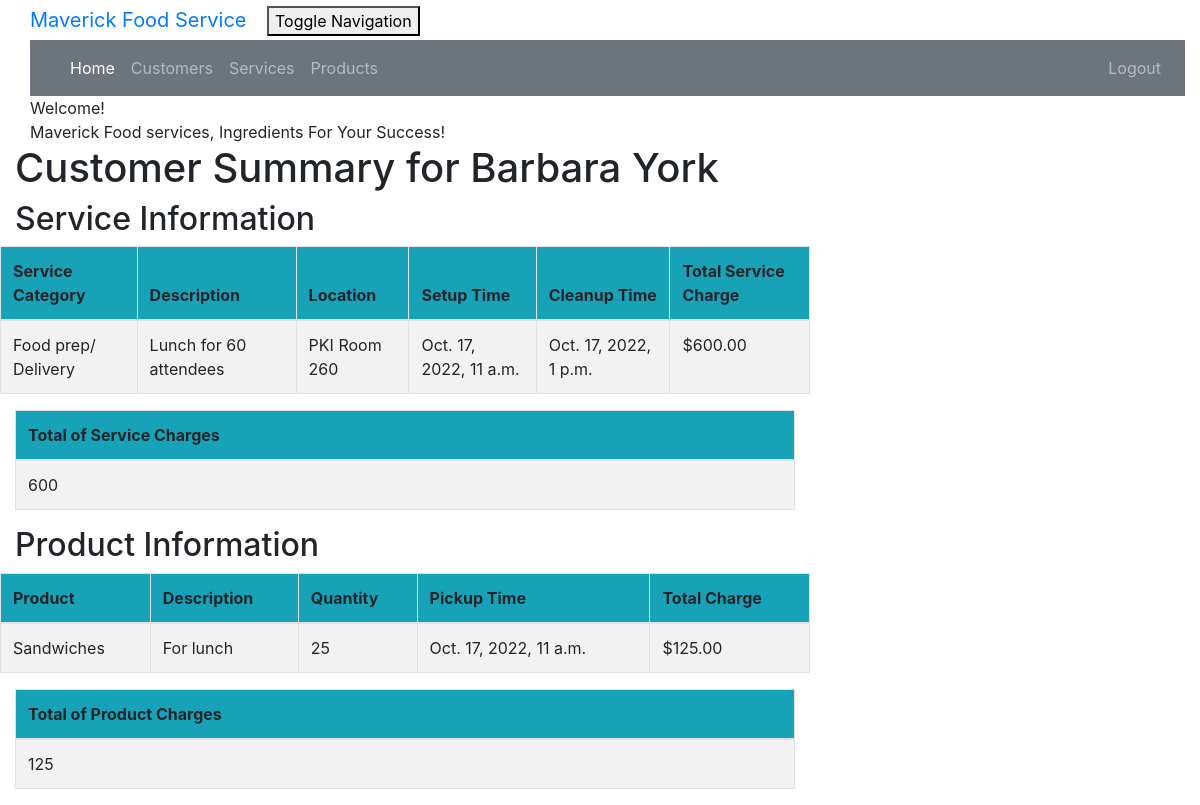
The page /customer/1/summary/ (signed in) on the database its author committed.
### crm/models.py (models this page shows, shortened)
class Customer(models.Model):
    cust_name = models.CharField(max_length=50)
    email = models.EmailField(max_length=100)
    phone = models.CharField(max_length=20)
    bldgroom = models.CharField(max_length=100)
    address = models.CharField(max_length=200)
    city = models.CharField(max_length=50)
    state = models.CharField(max_length=50)
    zipcode = models.CharField(max_length=10)
    organization = models.CharField(max_length=100)
    role = models.CharField(max_length=100)

class Service(models.Model):
    cust_name = models.ForeignKey(Customer, on_delete=models.CASCADE, related_name='services')
    service_category = models.CharField(max_length=100)
    description = models.TextField()
    location = models.CharField(max_length=200)
    setup_time = models.DateTimeField(
        default=timezone.now)
    cleanup_time = models.DateTimeField(
        default=timezone.now)
    service_charge = models.DecimalField(max_digits=10, decimal_places=2)
    created_date = models.DateTimeField(
        default=timezone.now)
    updated_date = models.DateTimeField(auto_now_add=True)

class Product(models.Model):
    cust_name = models.ForeignKey(Customer, on_delete=models.CASCADE, related_name='products')
    product = models.CharField(max_length=100)
    description = models.TextField()
    quantity = models.IntegerField()
    pickup_time = models.DateTimeField(
        default=timezone.now)
    charge = models.DecimalField(max_digits=10, decimal_places=2)
    created_date = models.DateTimeField(
        default=timezone.now)
    updated_date = models.DateTimeField(auto_now_add=True)

### crm/views.py (the view)
# urls.py: path('customer/<int:pk>/summary/', views.summary, name='summary'),
@login_required
def summary(request, pk):
    customer = get_object_or_404(Customer, pk=pk)
    services = Service.objects.filter(cust_name=pk)
    products = Product.objects.filter(cust_name=pk)
    sum_service_charge = \
        Service.objects.filter(cust_name=pk).aggregate(Sum('service_charge'))
    sum_product_charge = \
        Product.objects.filter(cust_name=pk).aggregate(Sum('charge'))
    sum = sum_product_charge.get("charge__sum")
    if sum is None:
        sum_product_charge = {'charge__sum': Decimal('0')}
    sum = sum_service_charge.get("service_charge__sum")
    if sum is None:
        sum_service_charge = {'service_charge__sum': Decimal('0')}
    return render(request, 'crm/summary.html', {'customer': customer,
                                                'products': products,
                                                'services': services,
                                                'sum_service_charge': sum_service_charge,
                                                'sum_product_charge': sum_product_charge, })

### crm/templates/crm/summary.html
{% extends 'crm/base.html' %}
{% block content %}
{% load mathfilters %}
{% load humanize %}
<div class="container">
    <div class="row">
        <div class="col-md-10 col-md-offset-1">
            <div class="panel panel-primary">
                <div class="panel-heading">Welcome!</div>
                <div class="panel-body">
                    Maverick Food services, Ingredients For Your Success!
                </div>
            </div>
        </div>
    </div>
</div>
<div class="row">
  <h1 style="padding-left: 15Px">Customer Summary for {{ customer.cust_name }}</h1>
</div>
     <div class="row">
        <h2 style="padding-left: 15Px">Service Information</h2>
    </div>
    <div class="row">
        <table class="table table-striped table-bordered table-hover">
            <thead>
            <tr class="bg-info">
                <th>Service Category</th>
                <th>Description</th>
                <th>Location</th>
                <th>Setup Time</th>
                <th>Cleanup Time</th>
                <th>Total Service Charge</th>
            </tr>
            </thead>
            <tbody>
            {% for service in services %}
                <tr>
<td>{{ service.service_category }}</td>
<td>{{ service.description }}</td>
<td>{{ service.location }}</td>
<td>{{ service.setup_time }}</td>
<td>{{ service.cleanup_time }}</td>
<td>${{ service.service_charge|floatformat:2|intcomma }}</td>
                </tr>
            {% endfor %}
            </tbody>
        </table>
    </div>
        <table class="table table-striped table-bordered table-hover">
        <thead>
            <tr class="bg-info">
                <th>Total of Service Charges</th>
            </tr>
        </thead>
        <tbody>
            <tr>
                <td>{{ sum_service_charge.service_charge__sum|intcomma }}</td>
            </tr>
        </tbody>
    </table>
    <div class="row">
        <h2 style="padding-left: 15Px">Product Information</h2>
    </div>
    <div class="row">
        <table class="table table-striped table-bordered table-hover">
            <thead>
            <tr class="bg-info">
                <th>Product</th>
                <th>Description</th>
                <th>Quantity</th>
                <th>Pickup Time</th>
                <th>Total Charge</th>
            </tr>
            </thead>
            <tbody>
            {% for product in products %}
                <tr>
<td>{{ product.product }}</td>
<td>{{ product.description }}</td>
<td>{{ product.quantity|intcomma }}</td>
<td>{{ product.pickup_time }}</td>
<td>${{ product.charge|floatformat:2|intcomma }}</td>
                </tr>
            {% endfor %}
            </tbody>
        </table>
    </div>
        <table class="table table-striped table-bordered table-hover">
        <thead>
            <tr class="bg-info">
                <th>Total of Product Charges</th>
            </tr>
        </thead>
        <tbody>
            <tr>
                <td>{{ sum_product_charge.charge__sum|intcomma }}</td>
            </tr>
        </tbody>
    </table>
{% endblock %}

### crm/static/css/portfolio.css (style rules this page uses)
body { padding-left: 15px; }

### rows shown on the page
Customer: cust_name "Barbara York"
Service: service_category "Food prep/ Delivery", description "Lunch for 60 attendees", location "PKI Room 260", setup_time "Oct. 17, 2022, 11 a.m.", cleanup_time "Oct. 17, 2022, 1 p.m.", service_charge "600.00"
Product: product "Sandwiches", description "For lunch", quantity "25", pickup_time "Oct. 17, 2022, 11 a.m.", charge "125.00"

### other values the page prints
{{ sum_service_charge.service_charge__sum|intcomma }} "600"
{{ sum_product_charge.charge__sum|intcomma }} "125"
